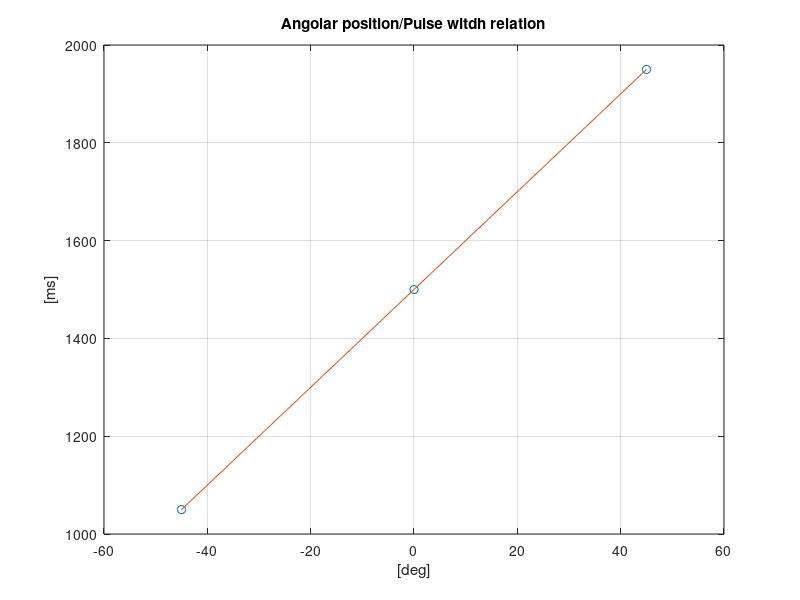

The MATLAB source for this figure:
% TiltRotor Simulink Parameters and Setup
close all;
clear all;
%Common parameters
g = 9.81;
degtorad = pi/180;              % Degrees to radiant conversion

%% Tiltcopter Properties
m = 1.478;                       %[kg] Body mass
Mb = diag([m m m]);              %[Kg] Mass matrix
MbInv = Mb\eye(3);               %[Kg^-1] Inverse of mass matrix
b = 0.55/2;                      %[m] Arm lenght

% Approximated Inertia
m_c =  0.9;                            %[Kg] Mass of the center cylinder 
r_c =  0.17;                           %[m] Radius of the center cylinder
h_c =  0.15;                              %[m] Height of th ecenter cylinder

m_r =  0.13;                         %[Kg] Mass of the rotor group

Ixx = m_c/12 *(3*r_c^2+h_c^2)+ m_r*b^2; %[kg*m^2] Estimated Inertia around Xbody axes
Iyy = Ixx;                              %[kg*m^2] Estimated Inertia around Ybody axes
Izz = m_c*r_c^2/2 +m_r*b^2;             %[kg*m^2] Estimated Inertia around Zbody axes

%Ixx = 0.034736;                  %[kg*m^2] Inertia around Xbody axes
%Ixx_sigma = 0.0011563;           %[kg*m^2] Uncertainty of Inertia around Xbody axes
%Iyy = Ixx;                       %[kg*m^2] Inertia around Ybody axes
%Iyy_sigma = Ixx_sigma;           %[kg*m^2] Uncertainty of Inertia around Ybody axes
%Izz = 0.05;                      %[kg*m^2] Inertia around Zbody axes

In = diag([Ixx Iyy Izz]);        %[kg*m^2] Inertia tensor
InInv = In\eye(3);               %[kg^-1*m^-2] Inverse of inertia tensor

%% Servomotor Model Parameters
B0 = 1.399e04;
B1 =    1150;
B2 = 37.46;
B3 = 1;
ServoMotor_Gain = 1.409e04;

%s = tf('s');
%G_servo = B0/(B3+B2*s+B1*s+B0);

% Conversion angle -> pulse width
% Relationship between pulse and position:
% Neutral position -> 1500ms
% Maximum position (45deg)  -> 1950ms
% Minimum position (-45deg) -> 1050ms

% Let's find a first order relationship y = mx + q
x = [0 pi/4 -pi/4];
y = [1500 1950 1050];
p = polyfit(x,y,1);

m_servo = p(1);
q_servo = p(2);

x_vett = linspace(-45,45)*degtorad;
y1 = polyval(p,x_vett);
figure


% Plot of the result
plot(x/degtorad,y,'o')
hold on
plot(x_vett/degtorad,y1)
xlabel('[deg]');ylabel('[ms]');grid;title('Angolar position/Pulse witdh relation');
hold off
%% Aerodynamic parameters

%Propellers information
D = 12*(0.0254);                 %[m] Propeller diameter
R = D/2;                         %[m] Propeller radius
A = pi*R^2;                      %[m^2] Disk area
ro = 1.225;                      %[kg*m^-3] Air density
nb = 2;                          %[1] Number of blades
ChordAv = .01;                   %[m] Average chord length
Ab = nb*R*ChordAv;               %[m] Blade area
sigma = Ab/A;                    %[1] Solid ratio
Ct = 0.011859;                   %[1] Thrust coefficent
Cq = 0.00091322;                 %[1] Torque coefficent
tau = 0.055257;                  %[s] Motor+Propeller time constant
x1 = [6.0312 80.4859];           %RPM vs THROTTLE: Y = m*X + q; x1 = [m q]
Kt = Ct*ro*A*R^2;
Kt_sigma = 1.0832e-07;
Kq = Cq*ro*A*R^3;
OMEhov = sqrt((m*g/Kt)/4);       % Angular velocity at Hovering
omega_hover = OMEhov;            % Conversion nomeclature :)
dMdu = 4*sqrt(2)*Kt*b*OMEhov;    %[Nm*s] Control derivative
dMdu_sigma = (4*sqrt(2)*b*OMEhov)*Kt_sigma;


%Aerodynamic damping
dMdq = -0.046271;                %[Nm*s] Stability derivative of the vehicle pitch
dMdq_sigma = 0.0024164;          %[Nm*s] Uncertainty of stability derivative of the vehicle pitch
dLdp = dMdq;
dNdr = -0.0185;                  %[Nm*s] Stability derivative of the vehicle yaw
dLMN = [dLdp  0    0   ;
         0   dMdq  0   ;
         0    0   dNdr];
     
%% Saturations
rollMax = pi/6;     %[rad]
pitchMax = pi/6;    %[rad]
yawRateMax = pi/2;  %[rad/s]

%%
%% Altitude regulator
KaN = 38;

KaP = 8.0;
KaI = 3.6;
KaD = 5.4;

%Anti-Windup (Back-calculation)
% Kba = 0;
Kba = sqrt(KaD/KaI);
sata = 5;
Fx = 0 ;
Fy = 0;
rho = 2*Kt*b*omega_hover;          % Gain on control variable U1

Kp = 0.193;
Ki = 0.892;
Kp_ext = 0.0571;
Ki_ext = 0.312;
